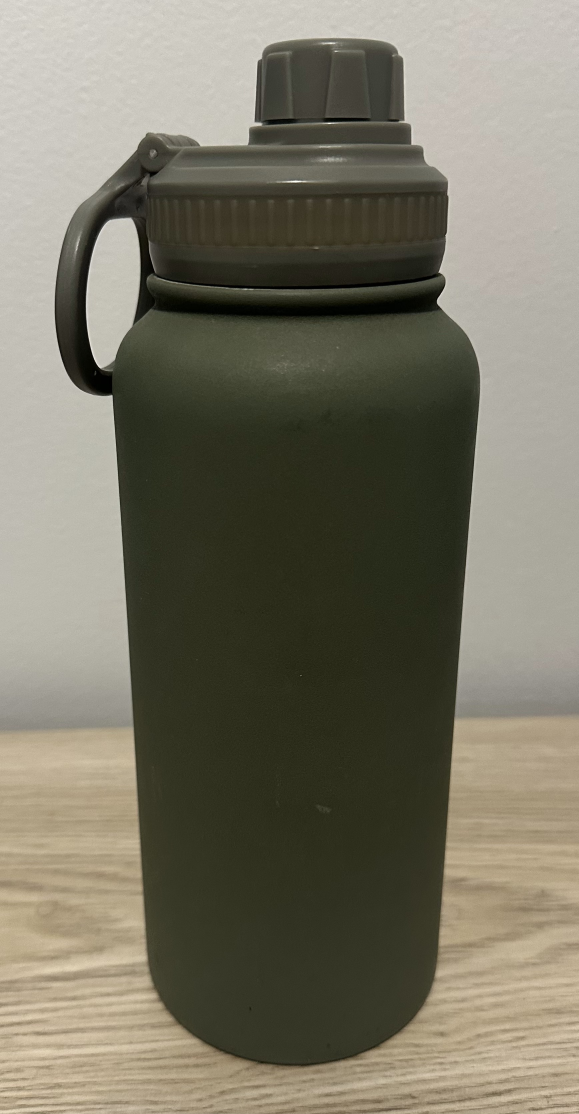
#> input picture Objects/O1.jpg, 1736 x 3342 px (shown at 1/3 size); its folder holds only this picture in this run
$ jupyter execute main.ipynb
#> lines starting #> are read from the running program, lines starting #| are printed output that depends on the picture
[cell 1]
import cv2
import numpy as np
import os
from collections import Counter

# Define paths
objects_folder = '../Objects'
scenes_folder = '../Scenes'
object_keypoints_folder = 'object_keypoints'
scene_keypoints_folder = 'scene_keypoints'
results_file = 'results.txt'

# Create directories if they don't exist
os.makedirs(object_keypoints_folder, exist_ok=True)
os.makedirs(scene_keypoints_folder, exist_ok=True)

def preprocess_image(image_path):
    """
    Load and preprocess an image:
    - Load in grayscale
    - Resize to 400x400
    - Histogram equalization
    - Gaussian blur
    - Edge-based segmentation using Canny edge detection
    """
#> called with image_path = '../Objects/O1.jpg'
    # Load image in grayscale
    img = cv2.imread(image_path, cv2.IMREAD_GRAYSCALE)
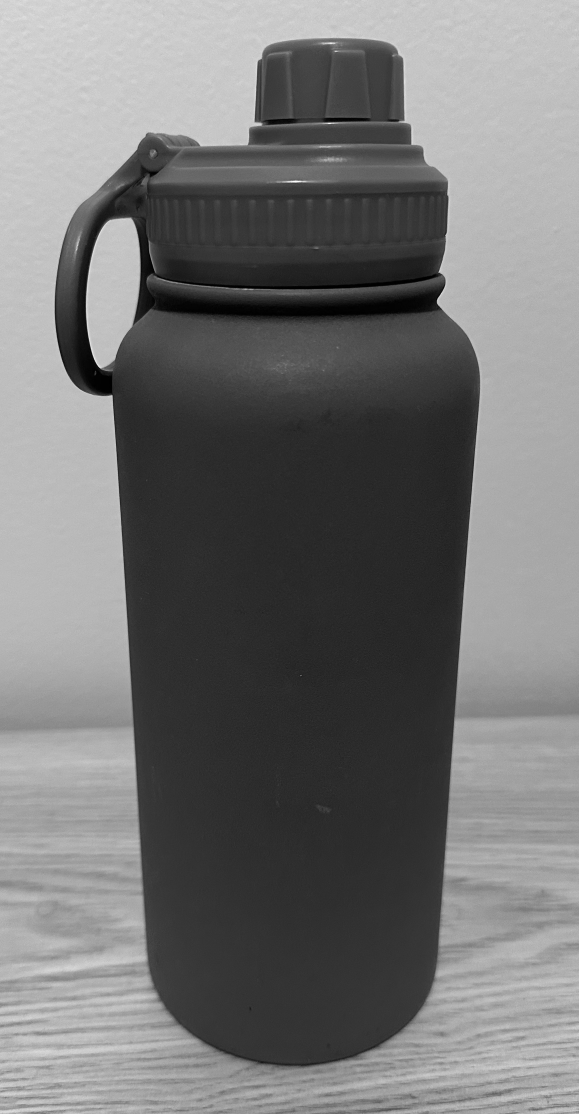
#> img: shape (3342, 1736) (shown at 1/3 size); min 0, max 255, mean 116.5
    # Resize image
    img = cv2.resize(img, (400, 400))
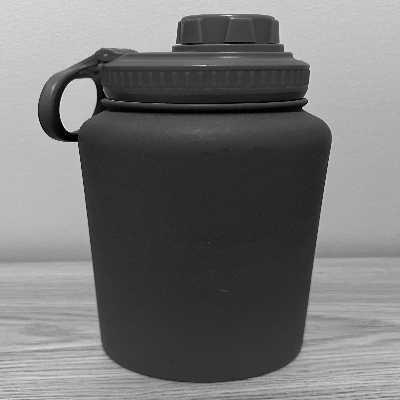
#> img: shape (400, 400); min 0, max 249, mean 116.4
    # Histogram equalization
    img = cv2.equalizeHist(img)
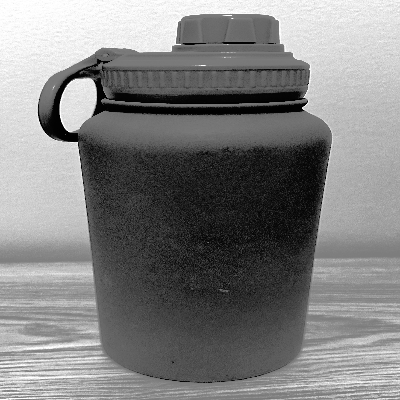
#> img: shape (400, 400); min 0, max 255, mean 128.9
    # Gaussian blur
    img = cv2.GaussianBlur(img, (5, 5), 0)
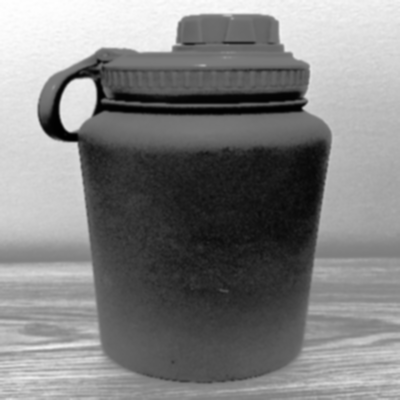
#> img: shape (400, 400); min 0, max 254, mean 128.9
    # Edge-based segmentation
    edges = cv2.Canny(img, 50, 150)
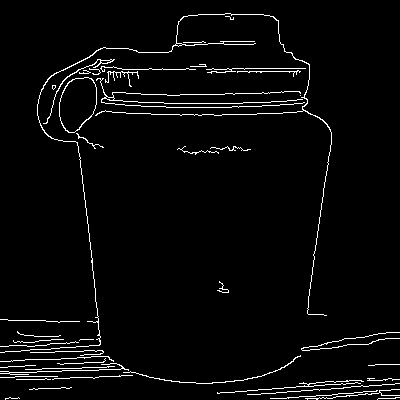
#> edges: shape (400, 400); 3.3% white in thin lines or dots
    return edges

def detect_sift_features(image):
    """
    Detect SIFT keypoints and descriptors in an image.
    """
    # Initialize SIFT detector
    sift = cv2.SIFT_create()
    # Detect keypoints and compute descriptors
    keypoints, descriptors = sift.detectAndCompute(image, None)
#> keypoints = 138 keypoints; strongest (x, y, size): (91, 67, 1.8), (98, 352, 1.8), (81, 71, 2.1), (99, 67, 1.9)
    return keypoints, descriptors

def save_keypoints_image(image, keypoints, save_path):
    """
    Draw keypoints on the image and save it.
    """
    img_with_keypoints = cv2.drawKeypoints(image, keypoints, None, flags=cv2.DRAW_MATCHES_FLAGS_DRAW_RICH_KEYPOINTS)
    cv2.imwrite(save_path, img_with_keypoints)

# Preprocess and detect features in object images
objects = {}
for filename in os.listdir(objects_folder):
    if filename.endswith('.jpg'):
        object_path = os.path.join(objects_folder, filename)
        preprocessed_obj = preprocess_image(object_path)
        keypoints_obj, descriptors_obj = detect_sift_features(preprocessed_obj)
#> keypoints_obj has the same summary as keypoints in detect_sift_features
        objects[filename] = {
            'image': preprocessed_obj,
            'keypoints': keypoints_obj,
            'descriptors': descriptors_obj
        }
        # Save keypoints image
        save_path = os.path.join(object_keypoints_folder, filename)
        save_keypoints_image(preprocessed_obj, keypoints_obj, save_path)
#> in save_keypoints_image, `img_with_keypoints = cv2.drawKeypoints(image, keypoints, None, flags=c..`:
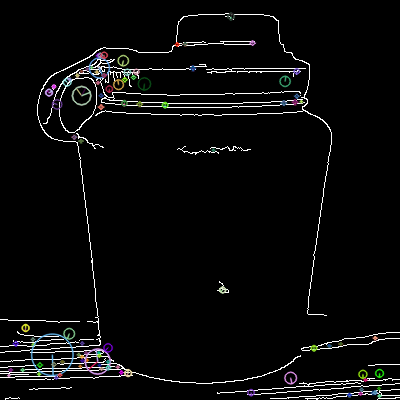
#> img_with_keypoints: shape (400, 400, 3); mean of channels 0, 1, 2 10.1, 10.1, 10; drawn as B, G, R

# Initialize results dictionary
results = {}

# Process each scene
for scene_index in range(1, 11):
    scene_name = f'S{scene_index}'
    detected_objects = []
    for view in ['front', 'left', 'right']:
        scene_filename = f'{scene_name}_{view}.jpg'
        scene_path = os.path.join(scenes_folder, scene_filename)
        if not os.path.exists(scene_path):
            continue
        # Preprocess scene image
        preprocessed_scene = preprocess_image(scene_path)
        # Detect SIFT features in scene
        keypoints_scene, descriptors_scene = detect_sift_features(preprocessed_scene)
        # Save keypoints image
        save_scene_path = os.path.join(scene_keypoints_folder, scene_filename)
        save_keypoints_image(preprocessed_scene, keypoints_scene, save_scene_path)
        # Initialize BFMatcher
        bf = cv2.BFMatcher()
        for obj_name, obj_data in objects.items():
            # Match descriptors
            matches = bf.knnMatch(obj_data['descriptors'], descriptors_scene, k=2)
            # Apply ratio test
            good_matches = []
            for m, n in matches:
                if m.distance < 0.75 * n.distance:
                    good_matches.append(m)
            # Proceed if enough good matches are found
            if len(good_matches) > 10:
                # Extract location of good matches
                src_pts = np.float32([obj_data['keypoints'][m.queryIdx].pt for m in good_matches]).reshape(-1, 1, 2)
                dst_pts = np.float32([keypoints_scene[m.trainIdx].pt for m in good_matches]).reshape(-1, 1, 2)
                # Find homography
                M, mask = cv2.findHomography(src_pts, dst_pts, cv2.RANSAC, 5.0)
                matchesMask = mask.ravel().tolist()
                inliers = sum(matchesMask)
                # Dynamic thresholding based on inliers
                if inliers > 0.1 * len(good_matches):
                    detected_objects.append(obj_name)
    # Combine detections across views
    object_counts = Counter(detected_objects)
    final_objects = [obj for obj, count in object_counts.items() if count >= 2]
    results[scene_name] = final_objects

# Write results to results.txt
with open(results_file, 'w') as f:
    for scene, objs in results.items():
        obj_list = ', '.join(objs) if objs else 'No objects detected'
        f.write(f'{scene}: {obj_list}\n')
